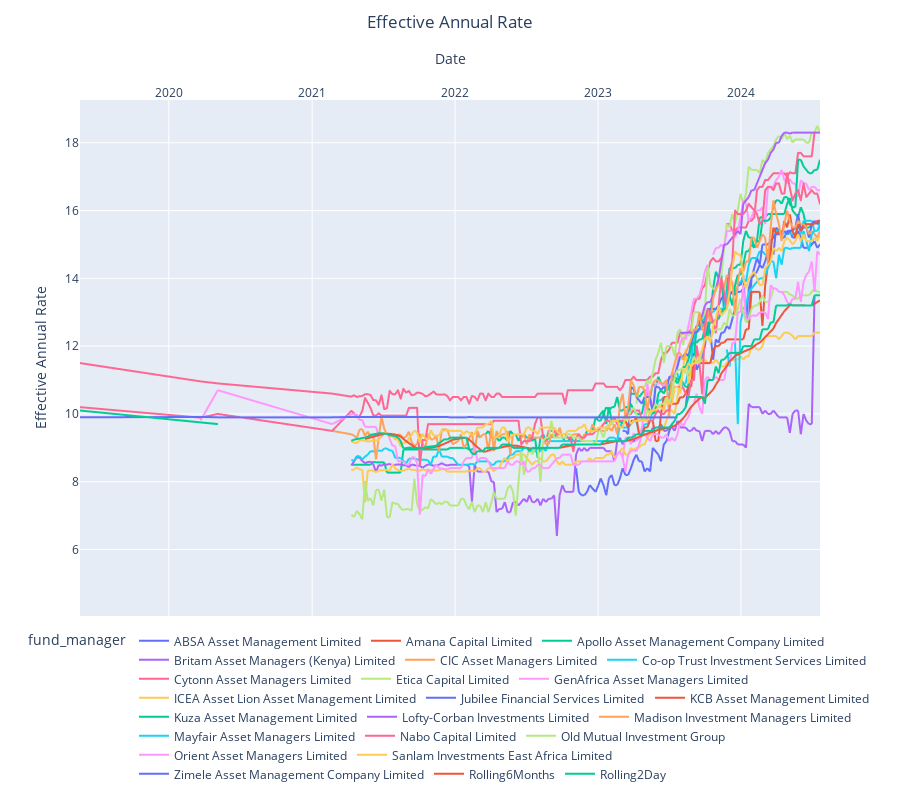

Notebook cell for this chart:
### Code cell
EAR_fig = px.line(EAR_pivot, x=EAR_pivot.index, y=EAR_pivot.columns)
EAR_fig.update_layout(
    height=800,
    margin=dict(t=100),
    title=dict(
        text="Effective Annual Rate",  # Your title here
        y=0.98,                   # Adjust the title's vertical position
        x=0.5,                    # Center the title
        xanchor='center',
        yanchor='top'
    ),
    xaxis=dict(
        side="top",    # This moves the x-axis to the top
        title="Date"   # This sets the title for the x-axis
    ),
    yaxis=dict(
        title="Effective Annual Rate"   # This sets the title for the x-axis
    ),

    legend=dict(
        orientation="h",  # horizontal orientation
        yanchor="bottom",
        y=-4.5,  # move the legend below the plot
        xanchor="center",
        x=0.5
    ))
EAR_fig.update_traces(
    hovertemplate="<br>".join([
        "fund_manager=%{fullData.name}",
        "date=%{x|%Y-%m-%d}",
        "annual_rate=%{y}%",
        # removes any additional trace information that Plotly might add by default.
        "<extra></extra>"
    ])
)
EAR_fig.show()

### Figure 1 — Plotly figure (JSON) as saved in the notebook; plotly's stock layout.template omitted (floating-point values rounded to 4 significant figures; data arrays with more than 128 entries replaced by an {"elided": "..."} marker saying what was removed)
{"data": [{"hovertemplate": "fund_manager=%{fullData.name}<br>date=%{x|%Y-%m-%d}<br>annual_rate=%{y}%<br><extra></extra>", "legendgroup": "ABSA Asset Management Limited", "line": {"color": "#636efa", "dash": "solid"}, "marker": {"symbol": "circle"}, "mode": "lines", "name": "ABSA Asset Management Limited", "showlegend": true, "type": "scattergl", "x": {"elided": "175 str values"}, "xaxis": "x", "y": {"elided": "175 float values"}, "yaxis": "y"}, {"hovertemplate": "fund_manager=%{fullData.name}<br>date=%{x|%Y-%m-%d}<br>annual_rate=%{y}%<br><extra></extra>", "legendgroup": "Amana Capital Limited", "line": {"color": "#EF553B", "dash": "solid"}, "marker": {"symbol": "circle"}, "mode": "lines", "name": "Amana Capital Limited", "showlegend": true, "type": "scattergl", "x": {"elided": "175 str values"}, "xaxis": "x", "y": {"elided": "175 float values"}, "yaxis": "y"}, {"hovertemplate": "fund_manager=%{fullData.name}<br>date=%{x|%Y-%m-%d}<br>annual_rate=%{y}%<br><extra></extra>", "legendgroup": "Apollo Asset Management Company Limited", "line": {"color": "#00cc96", "dash": "solid"}, "marker": {"symbol": "circle"}, "mode": "lines", "name": "Apollo Asset Management Company Limited", "showlegend": true, "type": "scattergl", "x": {"elided": "175 str values"}, "xaxis": "x", "y": {"elided": "175 float values"}, "yaxis": "y"}, {"hovertemplate": "fund_manager=%{fullData.name}<br>date=%{x|%Y-%m-%d}<br>annual_rate=%{y}%<br><extra></extra>", "legendgroup": "Britam Asset Managers (Kenya) Limited", "line": {"color": "#ab63fa", "dash": "solid"}, "marker": {"symbol": "circle"}, "mode": "lines", "name": "Britam Asset Managers (Kenya) Limited", "showlegend": true, "type": "scattergl", "x": {"elided": "175 str values"}, "xaxis": "x", "y": {"elided": "175 float values"}, "yaxis": "y"}, {"hovertemplate": "fund_manager=%{fullData.name}<br>date=%{x|%Y-%m-%d}<br>annual_rate=%{y}%<br><extra></extra>", "legendgroup": "CIC Asset Managers Limited", "line": {"color": "#FFA15A", "dash": "solid"}, "marker": {"symbol": "circle"}, "mode": "lines", "name": "CIC Asset Managers Limited", "showlegend": true, "type": "scattergl", "x": {"elided": "175 str values"}, "xaxis": "x", "y": {"elided": "175 float values"}, "yaxis": "y"}, {"hovertemplate": "fund_manager=%{fullData.name}<br>date=%{x|%Y-%m-%d}<br>annual_rate=%{y}%<br><extra></extra>", "legendgroup": "Co-op Trust Investment Services Limited", "line": {"color": "#19d3f3", "dash": "solid"}, "marker": {"symbol": "circle"}, "mode": "lines", "name": "Co-op Trust Investment Services Limited", "showlegend": true, "type": "scattergl", "x": {"elided": "175 str values"}, "xaxis": "x", "y": {"elided": "175 float values"}, "yaxis": "y"}, {"hovertemplate": "fund_manager=%{fullData.name}<br>date=%{x|%Y-%m-%d}<br>annual_rate=%{y}%<br><extra></extra>", "legendgroup": "Cytonn Asset Managers Limited", "line": {"color": "#FF6692", "dash": "solid"}, "marker": {"symbol": "circle"}, "mode": "lines", "name": "Cytonn Asset Managers Limited", "showlegend": true, "type": "scattergl", "x": {"elided": "175 str values"}, "xaxis": "x", "y": {"elided": "175 float values"}, "yaxis": "y"}, {"hovertemplate": "fund_manager=%{fullData.name}<br>date=%{x|%Y-%m-%d}<br>annual_rate=%{y}%<br><extra></extra>", "legendgroup": "Etica Capital Limited", "line": {"color": "#B6E880", "dash": "solid"}, "marker": {"symbol": "circle"}, "mode": "lines", "name": "Etica Capital Limited", "showlegend": true, "type": "scattergl", "x": {"elided": "175 str values"}, "xaxis": "x", "y": {"elided": "175 float values"}, "yaxis": "y"}, {"hovertemplate": "fund_manager=%{fullData.name}<br>date=%{x|%Y-%m-%d}<br>annual_rate=%{y}%<br><extra></extra>", "legendgroup": "GenAfrica Asset Managers Limited", "line": {"color": "#FF97FF", "dash": "solid"}, "marker": {"symbol": "circle"}, "mode": "lines", "name": "GenAfrica Asset Managers Limited", "showlegend": true, "type": "scattergl", "x": {"elided": "175 str values"}, "xaxis": "x", "y": {"elided": "175 float values"}, "yaxis": "y"}, {"hovertemplate": "fund_manager=%{fullData.name}<br>date=%{x|%Y-%m-%d}<br>annual_rate=%{y}%<br><extra></extra>", "legendgroup": "ICEA Asset Lion Asset Management Limited", "line": {"color": "#FECB52", "dash": "solid"}, "marker": {"symbol": "circle"}, "mode": "lines", "name": "ICEA Asset Lion Asset Management Limited", "showlegend": true, "type": "scattergl", "x": {"elided": "175 str values"}, "xaxis": "x", "y": {"elided": "175 float values"}, "yaxis": "y"}, {"hovertemplate": "fund_manager=%{fullData.name}<br>date=%{x|%Y-%m-%d}<br>annual_rate=%{y}%<br><extra></extra>", "legendgroup": "Jubilee Financial Services Limited", "line": {"color": "#636efa", "dash": "solid"}, "marker": {"symbol": "circle"}, "mode": "lines", "name": "Jubilee Financial Services Limited", "showlegend": true, "type": "scattergl", "x": {"elided": "175 str values"}, "xaxis": "x", "y": {"elided": "175 float values"}, "yaxis": "y"}, {"hovertemplate": "fund_manager=%{fullData.name}<br>date=%{x|%Y-%m-%d}<br>annual_rate=%{y}%<br><extra></extra>", "legendgroup": "KCB Asset Management Limited", "line": {"color": "#EF553B", "dash": "solid"}, "marker": {"symbol": "circle"}, "mode": "lines", "name": "KCB Asset Management Limited", "showlegend": true, "type": "scattergl", "x": {"elided": "175 str values"}, "xaxis": "x", "y": {"elided": "175 float values"}, "yaxis": "y"}, {"hovertemplate": "fund_manager=%{fullData.name}<br>date=%{x|%Y-%m-%d}<br>annual_rate=%{y}%<br><extra></extra>", "legendgroup": "Kuza Asset Management Limited", "line": {"color": "#00cc96", "dash": "solid"}, "marker": {"symbol": "circle"}, "mode": "lines", "name": "Kuza Asset Management Limited", "showlegend": true, "type": "scattergl", "x": {"elided": "175 str values"}, "xaxis": "x", "y": {"elided": "175 float values"}, "yaxis": "y"}, {"hovertemplate": "fund_manager=%{fullData.name}<br>date=%{x|%Y-%m-%d}<br>annual_rate=%{y}%<br><extra></extra>", "legendgroup": "Lofty-Corban Investments Limited", "line": {"color": "#ab63fa", "dash": "solid"}, "marker": {"symbol": "circle"}, "mode": "lines", "name": "Lofty-Corban Investments Limited", "showlegend": true, "type": "scattergl", "x": {"elided": "175 str values"}, "xaxis": "x", "y": {"elided": "175 float values"}, "yaxis": "y"}, {"hovertemplate": "fund_manager=%{fullData.name}<br>date=%{x|%Y-%m-%d}<br>annual_rate=%{y}%<br><extra></extra>", "legendgroup": "Madison Investment Managers Limited", "line": {"color": "#FFA15A", "dash": "solid"}, "marker": {"symbol": "circle"}, "mode": "lines", "name": "Madison Investment Managers Limited", "showlegend": true, "type": "scattergl", "x": {"elided": "175 str values"}, "xaxis": "x", "y": {"elided": "175 float values"}, "yaxis": "y"}, {"hovertemplate": "fund_manager=%{fullData.name}<br>date=%{x|%Y-%m-%d}<br>annual_rate=%{y}%<br><extra></extra>", "legendgroup": "Mayfair Asset Managers Limited", "line": {"color": "#19d3f3", "dash": "solid"}, "marker": {"symbol": "circle"}, "mode": "lines", "name": "Mayfair Asset Managers Limited", "showlegend": true, "type": "scattergl", "x": {"elided": "175 str values"}, "xaxis": "x", "y": {"elided": "175 float values"}, "yaxis": "y"}, {"hovertemplate": "fund_manager=%{fullData.name}<br>date=%{x|%Y-%m-%d}<br>annual_rate=%{y}%<br><extra></extra>", "legendgroup": "Nabo Capital Limited", "line": {"color": "#FF6692", "dash": "solid"}, "marker": {"symbol": "circle"}, "mode": "lines", "name": "Nabo Capital Limited", "showlegend": true, "type": "scattergl", "x": {"elided": "175 str values"}, "xaxis": "x", "y": {"elided": "175 float values"}, "yaxis": "y"}, {"hovertemplate": "fund_manager=%{fullData.name}<br>date=%{x|%Y-%m-%d}<br>annual_rate=%{y}%<br><extra></extra>", "legendgroup": "Old Mutual Investment Group", "line": {"color": "#B6E880", "dash": "solid"}, "marker": {"symbol": "circle"}, "mode": "lines", "name": "Old Mutual Investment Group", "showlegend": true, "type": "scattergl", "x": {"elided": "175 str values"}, "xaxis": "x", "y": {"elided": "175 float values"}, "yaxis": "y"}, {"hovertemplate": "fund_manager=%{fullData.name}<br>date=%{x|%Y-%m-%d}<br>annual_rate=%{y}%<br><extra></extra>", "legendgroup": "Orient Asset Managers Limited", "line": {"color": "#FF97FF", "dash": "solid"}, "marker": {"symbol": "circle"}, "mode": "lines", "name": "Orient Asset Managers Limited", "showlegend": true, "type": "scattergl", "x": {"elided": "175 str values"}, "xaxis": "x", "y": {"elided": "175 float values"}, "yaxis": "y"}, {"hovertemplate": "fund_manager=%{fullData.name}<br>date=%{x|%Y-%m-%d}<br>annual_rate=%{y}%<br><extra></extra>", "legendgroup": "Sanlam Investments East Africa Limited", "line": {"color": "#FECB52", "dash": "solid"}, "marker": {"symbol": "circle"}, "mode": "lines", "name": "Sanlam Investments East Africa Limited", "showlegend": true, "type": "scattergl", "x": {"elided": "175 str values"}, "xaxis": "x", "y": {"elided": "175 float values"}, "yaxis": "y"}, {"hovertemplate": "fund_manager=%{fullData.name}<br>date=%{x|%Y-%m-%d}<br>annual_rate=%{y}%<br><extra></extra>", "legendgroup": "Zimele Asset Management Company Limited", "line": {"color": "#636efa", "dash": "solid"}, "marker": {"symbol": "circle"}, "mode": "lines", "name": "Zimele Asset Management Company Limited", "showlegend": true, "type": "scattergl", "x": {"elided": "175 str values"}, "xaxis": "x", "y": {"elided": "175 float values"}, "yaxis": "y"}, {"hovertemplate": "fund_manager=%{fullData.name}<br>date=%{x|%Y-%m-%d}<br>annual_rate=%{y}%<br><extra></extra>", "legendgroup": "Rolling6Months", "line": {"color": "#EF553B", "dash": "solid"}, "marker": {"symbol": "circle"}, "mode": "lines", "name": "Rolling6Months", "showlegend": true, "type": "scattergl", "x": {"elided": "175 str values"}, "xaxis": "x", "y": {"elided": "175 float values"}, "yaxis": "y"}, {"hovertemplate": "fund_manager=%{fullData.name}<br>date=%{x|%Y-%m-%d}<br>annual_rate=%{y}%<br><extra></extra>", "legendgroup": "Rolling2Day", "line": {"color": "#00cc96", "dash": "solid"}, "marker": {"symbol": "circle"}, "mode": "lines", "name": "Rolling2Day", "showlegend": true, "type": "scattergl", "x": {"elided": "175 str values"}, "xaxis": "x", "y": {"elided": "175 float values"}, "yaxis": "y"}], "layout": {"height": 800, "legend": {"orientation": "h", "title": {"text": "fund_manager"}, "tracegroupgap": 0, "x": 0.5, "xanchor": "center", "y": -4.5, "yanchor": "bottom"}, "margin": {"t": 100}, "title": {"text": "Effective Annual Rate", "x": 0.5, "xanchor": "center", "y": 0.98, "yanchor": "top"}, "xaxis": {"anchor": "y", "domain": [0, 1], "side": "top", "title": {"text": "Date"}}, "yaxis": {"anchor": "x", "domain": [0, 1], "title": {"text": "Effective Annual Rate"}}}}
